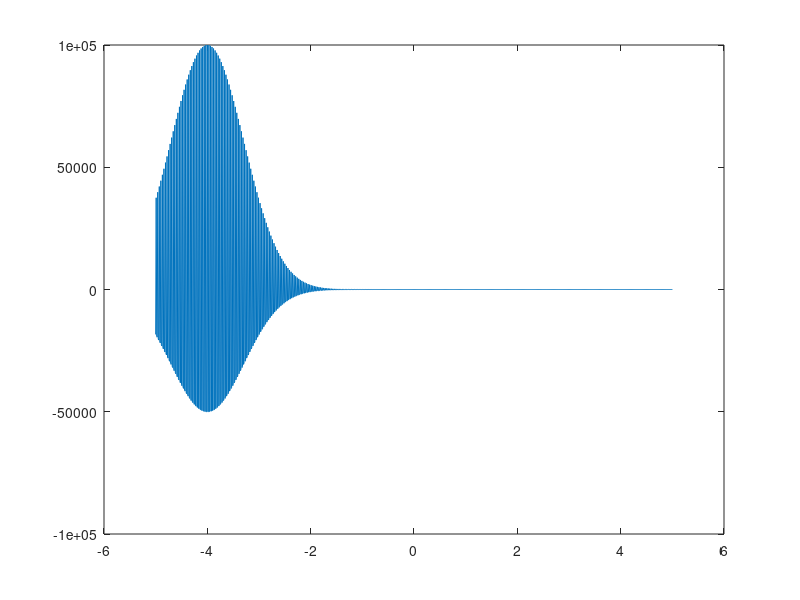

MATLAB code to generate this figure: (Note: this script raises an error after producing the figure.)
%% Task 4a
p_0 = 100000; %Pa
c = 1500;
f = 500000; %Hz
k = (2*pi) / (c/f);

%% 
z = -5:0.01:5; %x
z_0 = -5;
figure(1);
for t=1:11
    T = t*1/1500;
    p_1 = p_0.*exp(-(z - z_0 - c*T).^2).*cos(k.*(z - z_0 - c*T));
    plot(z, p_1);
    
    drawnow;
    frame = getframe(gcf);
    im = frame2im(frame);
    [imind,cm] = rgb2ind(im,256);
    outfile = 'task4a.gif';

    if t==1
        imwrite(imind,cm,outfile,'gif','DelayTime',0,'loopcount',inf);
    else
        imwrite(imind,cm,outfile,'gif','DelayTime',0,'writemode','append');
    end
end


%% Task 4b
z = -0.05:0.0001:0.05; %z
x = -0.05:0.0001:0.05; %x
z_0 = 0; %m
x_0 = -0.05; %m

figure(2);

[X,Z] = meshgrid(x, z);

for t=-5:1:5
    
    r = sqrt((X-x_0).^2+(Z-z_0).^2);
    T = (1/1500)*t;
    p = (p_0./ sqrt(r)) .*exp(-(r - c.*T).^2).*cos(k.*(r - c.*T));

    imagesc(p);
    
    drawnow;
    frame = getframe(gcf);
    im = frame2im(frame);
    [imind,cm] = rgb2ind(im,256);
    outfile = 'task4b.gif';
  
    % On the first loop, create the file. In subsequent loops, append.
    if t==-5
        imwrite(imind,cm,outfile,'gif','DelayTime',0,'loopcount',inf);
    else
        imwrite(imind,cm,outfile,'gif','DelayTime',0,'writemode','append');
    end
end  

%% Task 5a
figure(3);
z = [-0.03:0.0001:0.03]; %x
x = [-0.05:0.0001:0.05]; %z

[X,Z] = meshgrid(x, z);
z_0 = -0.03; %m
x_0 = -0.05; %m
for t=-5:1:5
    T = (1/1500)*t;
    r_0 = sqrt((X-x_0).^2+(Z-z_0).^2);
    p_1 = (p_0./ sqrt(r_0)) .*exp(-(r_0 - c.*T).^2).*cos(k.*(r_0 - c.*T));
    
    z_1 = z_0 + c/(2*f);
    r_1 = sqrt((X-x_0).^2+(Z-z_1).^2);
    p_2 = (p_0./ sqrt(r_1)) .*exp(-(r_1 - c.*T).^2).*cos(k.*(r_1 - c.*T));
    
    z_2 = z_0 + 2*c/(2*f);
    r_2 = sqrt((X-x_0).^2+(Z-z_2).^2);
    p_3 = (p_0./ sqrt(r_2)) .*exp(-(r_2 - c.*T).^2).*cos(k.*(r_2 - c.*T));
    
    z_3 = z_0 + 3*c/(2*f);
    r_3 = sqrt((X-x_0).^2+(Z-z_3).^2);
    p_4 = (p_0./ sqrt(r_3)) .*exp(-(r_3 - c.*T).^2).*cos(k.*(r_3 - c.*T));
    
    z_4 = z_0 + 4*c/(2*f);
    r_4 = sqrt((X-x_0).^2+(Z-z_4).^2);
    p_5 = (p_0./ sqrt(r_4)) .*exp(-(r_4 - c.*T).^2).*cos(k.*(r_4 - c.*T));
    
    z_5 = z_0 + 5*c/(2*f);
    r_5 = sqrt((X-x_0).^2+(Z-z_5).^2);
    p_6 = (p_0./ sqrt(r_5)) .*exp(-(r_5 - c.*T).^2).*cos(k.*(r_5 - c.*T));
    
    z_6 = z_0 + 6*c/(2*f);
    r_6 = sqrt((X-x_0).^2+(Z-z_6).^2);
    p_7 = (p_0./ sqrt(r_6)) .*exp(-(r_6 - c.*T).^2).*cos(k.*(r_6 - c.*T));
    
    z_7 = z_0 + 7*c/(2*f);
    r_7 = sqrt((X-x_0).^2+(Z-z_7).^2);
    p_8 = (p_0./ sqrt(r_7)) .*exp(-(r_7 - c.*T).^2).*cos(k.*(r_7 - c.*T));
    
    z_8 = z_0 + 8*c/(2*f);
    r_8 = sqrt((X-x_0).^2+(Z-z_8).^2);
    p_9 = (p_0./ sqrt(r_8)) .*exp(-(r_8 - c.*T).^2).*cos(k.*(r_8 - c.*T));
    
    imagesc(p_1+p_2+p_3+p_4+p_5+p_6+p_7+p_8+p_9);  
    
    drawnow;
    frame = getframe(gcf);
    im = frame2im(frame);
    [imind,cm] = rgb2ind(im,256);
    outfile = 'task5a.gif';
  
    % On the first loop, create the file. In subsequent loops, append.
    if t==-5
        imwrite(imind,cm,outfile,'gif','DelayTime',0,'loopcount',inf);
    else
        imwrite(imind,cm,outfile,'gif','DelayTime',0,'writemode','append');
    end
end  
%% Task 5b
  
z = -0.03:0.0001:0.03; %z
x = -0.05:0.0001:0.05; %x
z_0 = 0; %m
x_0 = -0.05; %m

figure(4);
R = 0.05;
a = pi/16;
[X,Z] = meshgrid(x, z);

for t=-5:1:5
    
    r = sqrt((X-x_0).^2+(Z-z_0).^2);
    T = (1/1500)*t;
    p = (p_0./ sqrt(r)) .*exp(-(r - c.*T).^2).*cos(k.*(r - c.*T));
    
    z_1 = z_0 - R*sin(a);
    x_1 = x_0 + R - R*cos(a); 
    r_1 = sqrt((X-x_1).^2+(Z-z_1).^2);
    p_1 = (p_0./ sqrt(r_1)) .*exp(-(r_1 - c.*T).^2).*cos(k.*(r_1 - c.*T));
    
    z_2 = z_0 + R*sin(a);
    x_2 = x_0 + R - R*cos(a); 
    r_2 = sqrt((X-x_2).^2+(Z-z_2).^2);
    p_2 = (p_0./ sqrt(r_2)) .*exp(-(r_2 - c.*T).^2).*cos(k.*(r_2 - c.*T));
    
    z_3 = z_0 - R*sin(2*a);
    x_3 = x_0 + R - R*cos(2*a); 
    r_3 = sqrt((X-x_3).^2+(Z-z_3).^2);
    p_3 = (p_0./ sqrt(r_3)) .*exp(-(r_3 - c.*T).^2).*cos(k.*(r_3 - c.*T));
    
    z_4 = z_0 + R*sin(2*a);
    x_4 = x_0 + R - R*cos(2*a); 
    r_4 = sqrt((X-x_4).^2+(Z-z_4).^2);
    p_4 = (p_0./ sqrt(r_4)) .*exp(-(r_4 - c.*T).^2).*cos(k.*(r_4 - c.*T));
    
    z_5 = z_0 - R*sin(3*a);
    x_5 = x_0 + R - R*cos(3*a); 
    r_5 = sqrt((X-x_5).^2+(Z-z_5).^2);
    p_5 = (p_0./ sqrt(r_5)) .*exp(-(r_5 - c.*T).^2).*cos(k.*(r_5 - c.*T));
    
    z_6 = z_0 + R*sin(3*a);
    x_6 = x_0 + R - R*cos(3*a); 
    r_6 = sqrt((X-x_6).^2+(Z-z_6).^2);
    p_6 = (p_0./ sqrt(r_6)) .*exp(-(r_6 - c.*T).^2).*cos(k.*(r_6 - c.*T));
    
    z_7 = z_0 - R*sin(4*a);
    x_7 = x_0 + R - R*cos(4*a); 
    r_7 = sqrt((X-x_7).^2+(Z-z_7).^2);
    p_7 = (p_0./ sqrt(r_7)) .*exp(-(r_7 - c.*T).^2).*cos(k.*(r_7 - c.*T));
    
    z_8 = z_0 + R*sin(4*a);
    x_8 = x_0 + R - R*cos(4*a); 
    r_8 = sqrt((X-x_8).^2+(Z-z_8).^2);
    p_8 = (p_0./ sqrt(r_8)) .*exp(-(r_8 - c.*T).^2).*cos(k.*(r_8 - c.*T));

    imagesc(p+p_1+p_2+p_3+p_4+p_5+p_6+p_7+p_8);
    
    drawnow;
    frame = getframe(gcf);
    im = frame2im(frame);
    [imind,cm] = rgb2ind(im,256);
    outfile = 'task5b.gif';
  
    % On the first loop, create the file. In subsequent loops, append.
    if t==-5
        imwrite(imind,cm,outfile,'gif','DelayTime',0,'loopcount',inf);
    else
        imwrite(imind,cm,outfile,'gif','DelayTime',0,'writemode','append');
    end
end  
    

%% Task 5c
figure(5);
z = -0.03:0.0001:0.03; %x
x = -0.05:0.0001:0.05; %z

[X,Z] = meshgrid(x, z);
z_0 = -0.03; %m
x_0 = -0.05; %m

press = {};
i=5; %central element
delays = [-(1/c)*(sqrt((1-i)^2*c/(2*f))),-(1/c)*(sqrt((2-i)^2*c/(2*f))),-(1/c)*(sqrt((3-i)^2*c/(2*f))),-(1/c)*(sqrt((4-i)^2*c/(2*f))),-(1/c)*(sqrt((5-i)^2*c/(2*f))),-(1/c)*(sqrt((6-i)^2*c/(2*f))),-(1/c)*(sqrt((7-i)^2*c/(2*f))),-(1/c)*(sqrt((8-i)^2*c/(2*f))),-(1/c)*(sqrt((9-i)^2*c/(2*f)))];
zs = [0, c/(2*f), 2*c/(2*f), 3*c/(2*f), 4*c/(2*f), 5*c/(2*f), 6*c/(2*f), 7*c/(2*f), 8*c/(2*f)];
T = [-(1/1500)*0, (1/1500)*1, (1/1500)*2, (1/1500)*3, (1/1500)*4, (1/1500)*5, (1/1500)*6, (1/1500)*7, (1/1500)*8];
for t=-5:1:5
    for s=1:9
        T_1 = (1/1500)*t + delays(s)*t;
        z_1 = z_0 + zs(s);
        r_0 = sqrt((X-x_0).^2+(Z-z_1).^2);
        press(s) = { (p_0./ sqrt(r_0)) .*exp(-(r_0 - c.*T_1).^2).*cos(k.*(r_0 - c.*T_1)) };
        
    end
    imagesc(press{1} + press{2} + press{3} + press{4} + press{5} + press{6} + press{7} + press{8} + press{9});  

    set(gcf,'color','w'); % set figure background to white
    drawnow;
    frame = getframe(gcf);
    im = frame2im(frame);
    outfile = 'task5c.gif';

    % On the first loop, create the file. In subsequent loops, append.
    if t==-5
        imwrite(imind,cm,outfile,'gif','DelayTime',0,'loopcount',inf);
    else
        imwrite(imind,cm,outfile,'gif','DelayTime',0,'writemode','append');
    end
end  














